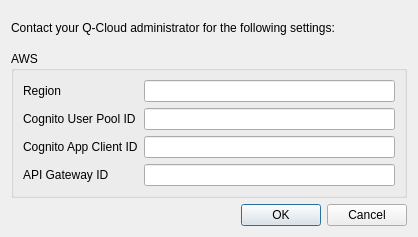
<?xml version="1.0" encoding="UTF-8"?>
<ui version="4.0">
 <class>AwsConfigurationDialog</class>
 <widget class="QDialog" name="AwsConfigurationDialog">
  <property name="geometry">
   <rect>
    <x>0</x>
    <y>0</y>
    <width>418</width>
    <height>237</height>
   </rect>
  </property>
  <property name="windowTitle">
   <string>Q-Cloud Configuration</string>
  </property>
  <layout class="QVBoxLayout" name="verticalLayout">
   <item>
    <widget class="QLabel" name="label_5">
     <property name="text">
      <string>Contact your Q-Cloud administrator for the following settings:</string>
     </property>
    </widget>
   </item>
   <item>
    <widget class="QGroupBox" name="groupBox">
     <property name="title">
      <string>AWS</string>
     </property>
     <layout class="QGridLayout" name="gridLayout_2">
      <item row="0" column="0">
       <widget class="QLabel" name="label">
        <property name="text">
         <string>Region</string>
        </property>
       </widget>
      </item>
      <item row="0" column="1">
       <widget class="QLineEdit" name="region"/>
      </item>
      <item row="1" column="0">
       <widget class="QLabel" name="label_2">
        <property name="text">
         <string>Cognito User Pool ID</string>
        </property>
       </widget>
      </item>
      <item row="1" column="1">
       <widget class="QLineEdit" name="userPool"/>
      </item>
      <item row="2" column="0">
       <widget class="QLabel" name="label_3">
        <property name="text">
         <string>Cognito App Client ID</string>
        </property>
       </widget>
      </item>
      <item row="2" column="1">
       <widget class="QLineEdit" name="appClient"/>
      </item>
      <item row="3" column="0">
       <widget class="QLabel" name="label_4">
        <property name="text">
         <string>API Gateway ID</string>
        </property>
       </widget>
      </item>
      <item row="3" column="1">
       <widget class="QLineEdit" name="gateway"/>
      </item>
     </layout>
    </widget>
   </item>
   <item>
    <widget class="QDialogButtonBox" name="buttonBox">
     <property name="orientation">
      <enum>Qt::Horizontal</enum>
     </property>
     <property name="standardButtons">
      <set>QDialogButtonBox::Cancel|QDialogButtonBox::Ok</set>
     </property>
    </widget>
   </item>
  </layout>
 </widget>
 <resources/>
 <connections>
  <connection>
   <sender>buttonBox</sender>
   <signal>rejected()</signal>
   <receiver>AwsConfigurationDialog</receiver>
   <slot>reject()</slot>
   <hints>
    <hint type="sourcelabel">
     <x>316</x>
     <y>260</y>
    </hint>
    <hint type="destinationlabel">
     <x>286</x>
     <y>274</y>
    </hint>
   </hints>
  </connection>
 </connections>
</ui>
